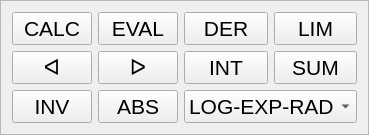
           <widget class="QFrame" name="frame_8">
            <property name="sizePolicy">
             <sizepolicy hsizetype="Preferred" vsizetype="MinimumExpanding">
              <horstretch>0</horstretch>
              <verstretch>0</verstretch>
             </sizepolicy>
            </property>
            <property name="maximumSize">
             <size>
              <width>16777215</width>
              <height>200</height>
             </size>
            </property>
            <property name="frameShape">
             <enum>QFrame::StyledPanel</enum>
            </property>
            <property name="frameShadow">
             <enum>QFrame::Raised</enum>
            </property>
            <layout class="QVBoxLayout" name="verticalLayout_5">
             <item>
              <layout class="QGridLayout" name="gridLayout_2">
               <item row="2" column="1">
                <widget class="QPushButton" name="pushButton_absolute">
                 <property name="sizePolicy">
                  <sizepolicy hsizetype="Minimum" vsizetype="Expanding">
                   <horstretch>0</horstretch>
                   <verstretch>0</verstretch>
                  </sizepolicy>
                 </property>
                 <property name="font">
                  <font>
                   <pointsize>16</pointsize>
                  </font>
                 </property>
                 <property name="text">
                  <string>ABS</string>
                 </property>
                </widget>
               </item>
               <item row="0" column="2">
                <widget class="QPushButton" name="pushButton_derivative">
                 <property name="sizePolicy">
                  <sizepolicy hsizetype="Minimum" vsizetype="Expanding">
                   <horstretch>0</horstretch>
                   <verstretch>0</verstretch>
                  </sizepolicy>
                 </property>
                 <property name="font">
                  <font>
                   <pointsize>16</pointsize>
                  </font>
                 </property>
                 <property name="text">
                  <string>DER</string>
                 </property>
                </widget>
               </item>
               <item row="1" column="2">
                <widget class="QPushButton" name="pushButton_integral">
                 <property name="sizePolicy">
                  <sizepolicy hsizetype="Minimum" vsizetype="Expanding">
                   <horstretch>0</horstretch>
                   <verstretch>0</verstretch>
                  </sizepolicy>
                 </property>
                 <property name="font">
                  <font>
                   <pointsize>16</pointsize>
                  </font>
                 </property>
                 <property name="text">
                  <string>INT</string>
                 </property>
                </widget>
               </item>
               <item row="0" column="0">
                <widget class="QPushButton" name="pushButton_calculate">
                 <property name="sizePolicy">
                  <sizepolicy hsizetype="Minimum" vsizetype="Expanding">
                   <horstretch>0</horstretch>
                   <verstretch>0</verstretch>
                  </sizepolicy>
                 </property>
                 <property name="font">
                  <font>
                   <pointsize>16</pointsize>
                  </font>
                 </property>
                 <property name="text">
                  <string>CALC</string>
                 </property>
                </widget>
               </item>
               <item row="2" column="2" colspan="2">
                <widget class="QComboBox" name="comboBox_expressions">
                 <property name="sizePolicy">
                  <sizepolicy hsizetype="Preferred" vsizetype="Expanding">
                   <horstretch>0</horstretch>
                   <verstretch>0</verstretch>
                  </sizepolicy>
                 </property>
                 <property name="font">
                  <font>
                   <pointsize>16</pointsize>
                  </font>
                 </property>
                 <item>
                  <property name="text">
                   <string>LOG-EXP-RAD</string>
                  </property>
                 </item>
                 <item>
                  <property name="text">
                   <string>TRIG-CMPLX</string>
                  </property>
                 </item>
                 <item>
                  <property name="text">
                   <string>BASE-N</string>
                  </property>
                 </item>
                 <item>
                  <property name="text">
                   <string>STAT</string>
                  </property>
                 </item>
                 <item>
                  <property name="text">
                   <string>VAR</string>
                  </property>
                 </item>
                </widget>
               </item>
               <item row="1" column="3">
                <widget class="QPushButton" name="pushButton_summation">
                 <property name="sizePolicy">
                  <sizepolicy hsizetype="Minimum" vsizetype="Expanding">
                   <horstretch>0</horstretch>
                   <verstretch>0</verstretch>
                  </sizepolicy>
                 </property>
                 <property name="font">
                  <font>
                   <pointsize>16</pointsize>
                  </font>
                 </property>
                 <property name="text">
                  <string>SUM</string>
                 </property>
                </widget>
               </item>
               <item row="0" column="3">
                <widget class="QPushButton" name="pushButton_limit">
                 <property name="sizePolicy">
                  <sizepolicy hsizetype="Minimum" vsizetype="Expanding">
                   <horstretch>0</horstretch>
                   <verstretch>0</verstretch>
                  </sizepolicy>
                 </property>
                 <property name="font">
                  <font>
                   <pointsize>16</pointsize>
                  </font>
                 </property>
                 <property name="text">
                  <string>LIM</string>
                 </property>
                </widget>
               </item>
               <item row="2" column="0">
                <widget class="QPushButton" name="pushButton_inverse">
                 <property name="sizePolicy">
                  <sizepolicy hsizetype="Minimum" vsizetype="Expanding">
                   <horstretch>0</horstretch>
                   <verstretch>0</verstretch>
                  </sizepolicy>
                 </property>
                 <property name="font">
                  <font>
                   <pointsize>16</pointsize>
                  </font>
                 </property>
                 <property name="text">
                  <string>INV</string>
                 </property>
                </widget>
               </item>
               <item row="0" column="1">
                <widget class="QPushButton" name="pushButton_evaluate">
                 <property name="sizePolicy">
                  <sizepolicy hsizetype="Minimum" vsizetype="Expanding">
                   <horstretch>0</horstretch>
                   <verstretch>0</verstretch>
                  </sizepolicy>
                 </property>
                 <property name="font">
                  <font>
                   <pointsize>16</pointsize>
                  </font>
                 </property>
                 <property name="text">
                  <string>EVAL</string>
                 </property>
                </widget>
               </item>
               <item row="1" column="0">
                <widget class="QPushButton" name="pushButton_3">
                 <property name="sizePolicy">
                  <sizepolicy hsizetype="Minimum" vsizetype="Expanding">
                   <horstretch>0</horstretch>
                   <verstretch>0</verstretch>
                  </sizepolicy>
                 </property>
                 <property name="font">
                  <font>
                   <pointsize>16</pointsize>
                  </font>
                 </property>
                 <property name="text">
                  <string>ᐊ</string>
                 </property>
                </widget>
               </item>
               <item row="1" column="1">
                <widget class="QPushButton" name="pushButton_4">
                 <property name="sizePolicy">
                  <sizepolicy hsizetype="Minimum" vsizetype="Expanding">
                   <horstretch>0</horstretch>
                   <verstretch>0</verstretch>
                  </sizepolicy>
                 </property>
                 <property name="font">
                  <font>
                   <pointsize>16</pointsize>
                  </font>
                 </property>
                 <property name="text">
                  <string>ᐅ</string>
                 </property>
                </widget>
               </item>
              </layout>
             </item>
            </layout>
           </widget>
